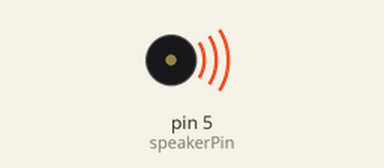
This sketch was run on a simulated Arduino Uno, built with avr-gcc and run on an emulated ATmega328P. Parts: buzzer (waves = sounding).

Above: at 0.5 s.
Timing chart, 0 to 4.6 s (numbered marks = the images above):
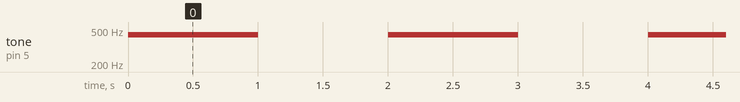

The sketch:

sketch05_01_tone_2.ino
```cpp
/* サウンドプログラム。「ラ」の音を1秒間隔で鳴らす。その2 */

const int speakerPin = 5; // スピーカーをD5に接続

void setup() {
}

void loop() {
  tone(speakerPin, 440, 1000); // 440Hzの音を1000ミリ秒鳴らす
  delay(2000);                 // 2000ms待つ
}
```

Measured:
- by itself, tone on pin 5 (speakerPin): alternates 440 Hz for 1.0 s and silent for 1.0 s
